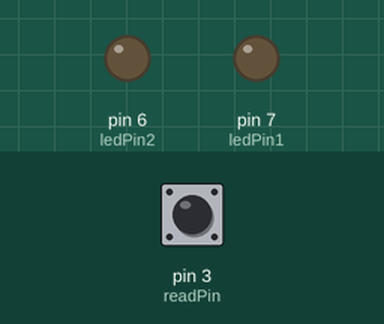
Recording of a sketch running on a simulated Arduino Uno, built with avr-gcc and run on an emulated ATmega328P. On the bench: output pins drawn as LEDs (lit = HIGH). The test bench sets the inputs (shaded band); at power-on: pin 3 (readPin) HIGH.

Above: at 1.2 s.
1.3 s: pin 3 (readPin) pulled LOW for 0.15 s
At 2.2 s:
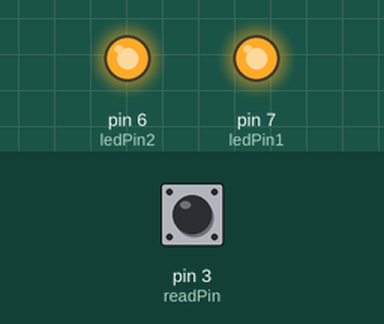
2.9 s: pin 3 (readPin) pulled LOW for 1 s
At 3.5 s:
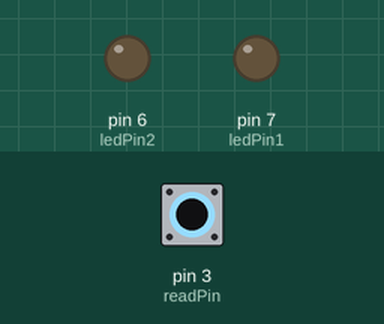
5.4 s: pin 3 (readPin) pulled LOW for 3.2 s
At 6.6 s:
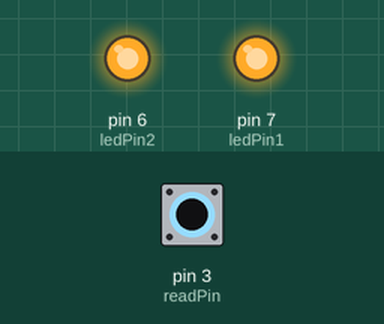
Timing chart, 0 to 8.4 s (numbered marks = the images above; inputs shaded):
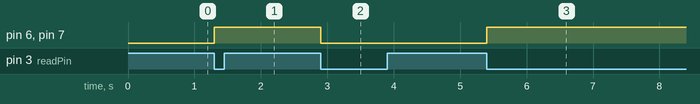

The sketch:

sketch_aug27a.ino
```cpp
int powerPin = 2;  // Not used in this example, but defined
int readPin = 3;   // The button pin
int ledPin1 = 7;    // The LED pin
int ledPin2 = 6;    // The LED pin
bool ledState = false;  // Tracks whether the LED is on or off
bool buttonState = false;  // Tracks the previous button state

void setup() {
  pinMode(readPin, INPUT_PULLUP);  // Use internal pull-up resistor
  pinMode(ledPin1, OUTPUT);  // LED pin as output
  pinMode(ledPin2, OUTPUT);  // LED pin as output
  Serial.begin(9600);
}

void loop() {
  int buttonVal = digitalRead(readPin);  // Read the button state

  // If the button is pressed (LOW) and was not pressed before
  if (buttonVal == LOW && !buttonState) {
    ledState = !ledState;  // Toggle the LED state
    digitalWrite(ledPin1, ledState ? HIGH : LOW);  // Update the LED
    digitalWrite(ledPin2, ledState ? HIGH : LOW);  // Update the LED
    buttonState = true;  // Set the button state to pressed
  }
  // If the button is released (HIGH) and was pressed before
  else if (buttonVal == HIGH && buttonState) {
    buttonState = false;  // Reset the button state to released
  }

  delay(50);  // Debounce delay
}
```

Measured:
- after the input at 1.3 s, pin 6 (ledPin2), pin 7 (ledPin1): LOW → HIGH at once
- after the input at 2.9 s, pin 6 (ledPin2), pin 7 (ledPin1): HIGH → LOW at once
- after the input at 5.4 s, pin 6 (ledPin2), pin 7 (ledPin1): LOW → HIGH at once
